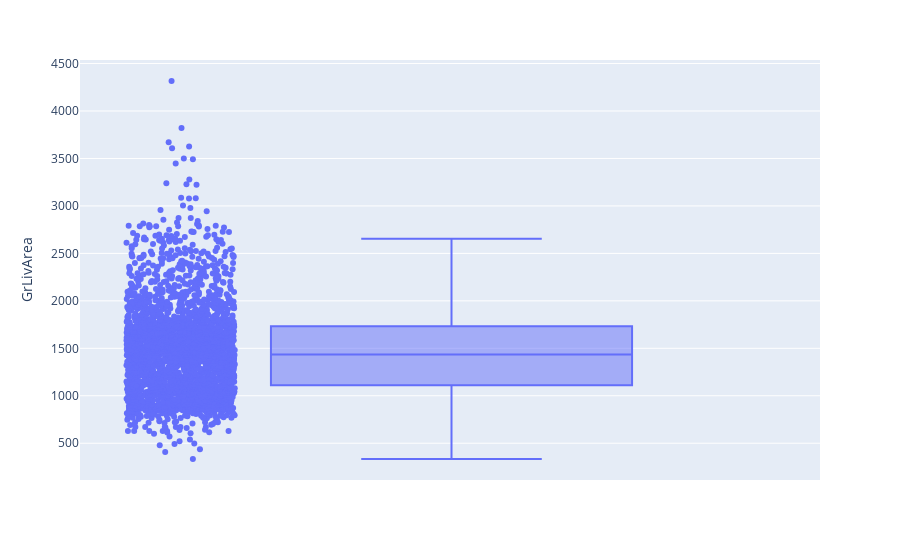

Write notebook code for a chart like this one.
### Code cell
fig = px.box(housing, y="GrLivArea", points="all")
fig.show()

### Figure 1 — Plotly figure (JSON) as saved in the notebook; plotly's stock layout.template omitted (floating-point values rounded to 4 significant figures; data arrays with more than 128 entries replaced by an {"elided": "..."} marker saying what was removed)
{"data": [{"alignmentgroup": "True", "boxpoints": "all", "hovertemplate": "GrLivArea=%{y}<extra></extra>", "legendgroup": "", "marker": {"color": "#636efa"}, "name": "", "notched": false, "offsetgroup": "", "orientation": "v", "showlegend": false, "type": "box", "x0": " ", "xaxis": "x", "y": {"elided": "2578 int values"}, "y0": " ", "yaxis": "y"}], "layout": {"boxmode": "group", "legend": {"tracegroupgap": 0}, "margin": {"t": 60}, "xaxis": {"anchor": "y", "domain": [0, 1]}, "yaxis": {"anchor": "x", "domain": [0, 1], "title": {"text": "GrLivArea"}}}}
